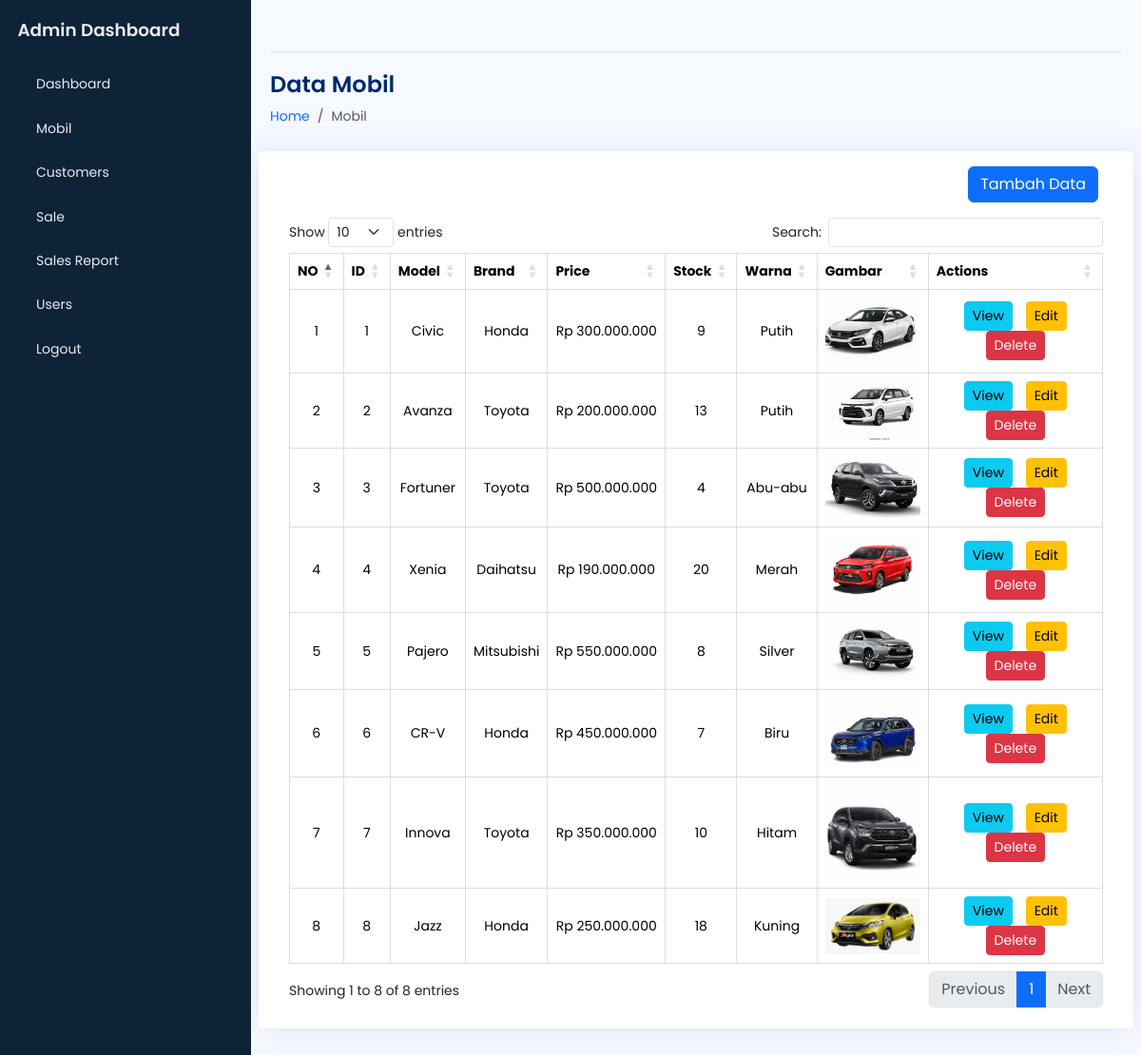
The app's page /admin/manage_mobil.php (signed in) with its own data.
### tables this page shows
CREATE TABLE `mobil` (
  `mobil_id` int(11) NOT NULL,
  `model` varchar(100) NOT NULL,
  `brand` varchar(100) NOT NULL,
  `price` varchar(20) NOT NULL,
  `warna` varchar(50) NOT NULL,
  `stock` int(11) DEFAULT 0,
  `foto` varchar(300) DEFAULT NULL,
  `created_at` timestamp NOT NULL DEFAULT current_timestamp()
);

### admin/manage_mobil.php (the view, shortened to what this page needs)
    <?php
    require_once '../config.php';
    $sql = "SELECT * FROM mobil";
    $result = $conn->query($sql);
    ?>
<!DOCTYPE html>
<html lang="en">
<head>
    <?php include 'template/header.php'; ?>
</head>
    <body>
        <div class="wrapper">
            <?php include 'template/sidebar.php'; ?>
            <main id="main" class="main">
                <?php include 'template/nav.php'; ?>
                <div class="pagetitle">
                    <h1 class="mb-2">Data Mobil</h1>
                    <nav>
                        <ol class="breadcrumb">
                            <li class="breadcrumb-item"><a href="index.php">Home</a></li>
                            <li class="breadcrumb-item active">Mobil</li>
                        </ol>
                    </nav>
                </div>
                <section class="section dashboard">
                    <div class="row">
                        <div class="col-lg-12">
                            <div class="row">
                                <div class="card">
                                    <div class="card-body">
                                        <div class="d-flex justify-content-end">
                                            <button type="button" class="btn btn-primary mb-3 mt-3" data-bs-toggle="modal" data-bs-target="#mobilModal">Tambah Data</button>
                                        </div>
                                        <div class="overflow-x-auto">
                                                <table class="table table-bordered display" id="mobilTable" style="text-align: center;">
                                                    <thead>
                                                        <tr class="text-center">
                                                            <th>NO</th>
                                                            <th>ID</th>
                                                            <th>Model</th>
                                                            <th>Brand</th>
                                                            <th>Price</th>
                                                            <th>Stock</th>
                                                            <th>Warna</th>
                                                            <th>Gambar</th>
                                                            <th>Actions</th>
                                                        </tr>
                                                    </thead>
                                                <tbody>
                                                    <?php $no = 1; ?>
                                                    <?php while ($row = $result->fetch_assoc()) : ?>
                                                        <tr class="text-center">
                                                            <td class="text-center"><?php echo $no++; ?></td>
                                                            <td><?php echo htmlspecialchars($row['mobil_id']); ?></td>
                                                            <td><?php echo htmlspecialchars($row['model']); ?></td>
                                                            <td><?php echo htmlspecialchars($row['brand']); ?></td>
                                                            <td class="price"><?php echo htmlspecialchars($row['price']); ?></td>
                                                            <td><?php echo htmlspecialchars($row['stock']); ?></td>
                                                            <td><?php echo htmlspecialchars($row['warna']); ?></td>
                                                            <td>
                                                            <?php if (!empty($row['foto'])): ?>
                                                                <img src="<?php echo htmlspecialchars($row['foto']); ?>" alt="Foto Mobil" style="width: 100px; height: auto;">
                                                            <?php else: ?>
                                                                <span>No Image</span>
                                                            <?php endif; ?>
                                                        </td>
                                                        <td>
                                                                <button type="button" class="btn btn-info btn-sm view-btn" data-id="<?php echo $row['mobil_id']; ?>">View</button>
                                                                <button type="button" class="btn btn-warning btn-sm edit-btn" data-id="<?php echo $row['mobil_id']; ?>" data-model="<?php echo htmlspecialchars($row['model']); ?>" data-brand="<?php echo htmlspecialchars($row['brand']); ?>" data-price="<?php echo htmlspecialchars($row['price']); ?>" data-stock="<?php echo htmlspecialchars($row['stock']); ?>" data-warna="<?php echo htmlspecialchars($row['warna']); ?>"data-foto="<?php echo $row['foto']; ?>" data-bs-toggle="modal" data-bs-target="#mobilModal">Edit</button>
                                                                <button type="button" class="btn btn-danger btn-sm delete-btn" data-id="<?php echo $row['mobil_id']; ?>">Delete</button>
                                                            </td>
                                                        </tr>
                                                    <?php endwhile; ?>
                                                </tbody>
                                            </table>
                                        </div>
                                    </div>
                                </div>
                            </div>
                        </div>
                    </div>
                </section>
            </main>
        </div>
    </body>
    </html>

### admin/template/header.php
<link href="https://cdn.jsdelivr.net/npm/bootstrap@5.3.3/dist/css/bootstrap.min.css" rel="stylesheet">
<link href="https://cdn.lineicons.com/4.0/lineicons.css" rel="stylesheet" />
<link rel="stylesheet" href="assets/css/style.css" />
<link rel="stylesheet" href="https://cdn.datatables.net/1.13.1/css/dataTables.bootstrap5.min.css">
<link rel="stylesheet" href="https://cdn.jsdelivr.net/npm/sweetalert2@11.12.2/dist/sweetalert2.min.css">

### admin/template/sidebar.php (shortened to what this page needs)
<aside id="sidebar" class="js-sidebar">
    <div class="h-100">
        <div class="sidebar-logo">
            <a href="#">Admin Dashboard</a>
        </div>
        <ul class="sidebar-nav">
            <li class="sidebar-item">
                <a href="http://localhost/penjualan/mobil/admin/index.php" class="sidebar-link">
                    Dashboard
                </a>
            </li>
            <li class="sidebar-item">
                <a href="http://localhost/penjualan/mobil/admin/manage_mobil.php" class="sidebar-link">
                    Mobil
                </a>
            </li>
            <li class="sidebar-item">
                <a href="http://localhost/penjualan/mobil/admin/manage_customers.php" class="sidebar-link">
                    <span>Customers</span>
                </a>
            </li>
            <li class="sidebar-item">
                <a href="http://localhost/penjualan/mobil/admin/manage_orders.php" class="sidebar-link">
                    <span>Sale</span>
                </a>
            </li>
            <li class="sidebar-item">
                <a href="http://localhost/penjualan/mobil/admin/sales_reports.php" class="sidebar-link">
                    <span>Sales Report</span>
                </a>
            </li>
            <li class="sidebar-item">
                <a href="http://localhost/penjualan/mobil/admin/manage_users.php" class="sidebar-link">
                    <span>Users</span>
                </a>
            </li>
        </ul>
        <div class="sidebar-footer">
            <a href="#" class="sidebar-link" id="logout-link">
                <span>Logout</span>
            </a>
        </div>
    </div>
</aside>

### admin/template/nav.php (shortened to what this page needs)
<nav class="navbar navbar-expand border-bottom">
    <button class="btn" id="sidebar-toggle" type="button">
    </button>
</nav>

### admin/assets/css/style.css (style rules this page uses)
body { font-family: "Poppins", sans-serif; font-size: 0.875rem; opacity: 1; overflow-y: scroll; background: #f6f9ff; color: #444444; }
a { cursor: pointer; text-decoration: none; font-family: "Poppins", sans-serif; }
li { list-style: none; }
.wrapper { align-items: stretch; display: flex; width: 100%; }
#sidebar { max-width: 264px; min-width: 264px; background: #0e2238; transition: all 0.35s ease-in-out; }
.sidebar-logo { padding: 1.15rem; }
.sidebar-logo a { color: #e9ecef; font-size: 1.15rem; font-weight: 600; }
.sidebar-nav { flex-grow: 1; list-style: none; margin-bottom: 0; padding-left: 0; margin-left: 0; }
a.sidebar-link { padding: 0.625rem 1.625rem; color: #e9ecef; position: relative; display: block; font-size: 0.875rem; }
.main { display: flex; flex-direction: column; min-height: 100vh; min-width: 0; overflow: hidden; transition: all 0.35s ease-in-out; width: 100%; padding: 0 20px 30px; }
.pagetitle { margin-bottom: 10px; margin-top: 20px; }
.pagetitle h1 { font-size: 24px; margin-bottom: 0; font-weight: 600; color: #012970; }
.card { margin-bottom: 30px; border: none; background-color: white; border-radius: 5px; box-shadow: 0px 0 30px rgba(1, 41, 112, 0.1); }
.card-body { padding: 0 20px 20px 20px; }

### admin/manage_mobil.php (style rules this page uses)
table { width: 100%; border-collapse: collapse; }
table th, table td { text-align: center; vertical-align: middle; padding: 10px; border: 1px solid #ddd; }
table th { background-color: #f8f9fa; font-weight: bold; }
img { display: block; margin: 0 auto; max-width: 100px; height: auto; }
.btn { margin: 0 5px; }

### records on screen
mobil: mobil_id "1", model "Civic", brand "Honda", stock "9", warna "Putih", foto (picture)
mobil: mobil_id "2", model "Avanza", brand "Toyota", stock "13", warna "Putih", foto (picture)
mobil: mobil_id "3", model "Fortuner", brand "Toyota", stock "4", warna "Abu-abu", foto (picture)
mobil: mobil_id "4", model "Xenia", brand "Daihatsu", stock "20", warna "Merah", foto (picture)
mobil: mobil_id "5", model "Pajero", brand "Mitsubishi", stock "8", warna "Silver", foto (picture)
mobil: mobil_id "6", model "CR-V", brand "Honda", stock "7", warna "Biru", foto (picture)
mobil: mobil_id "7", model "Innova", brand "Toyota", stock "10", warna "Hitam", foto (picture)
mobil: mobil_id "8", model "Jazz", brand "Honda", stock "18", warna "Kuning", foto (picture)
